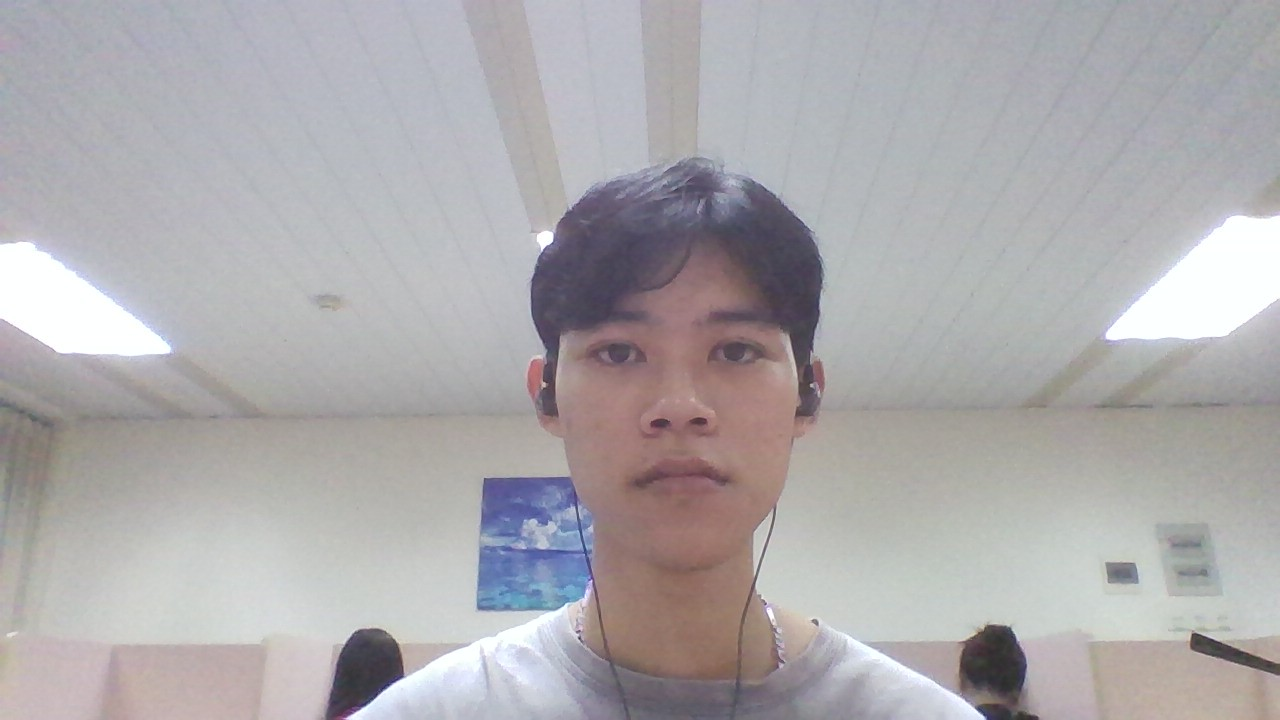
#> input picture arduino_mega/known_faces/minh.jpg, 1280 x 720 px; its folder holds only this picture in this run
$ python -i app.py   (imports and definitions only)
#> lines starting #> are read from the running program, lines starting #| are printed output that depends on the picture
# --------------------------------------------------------------
# app.py  –  Flask + OpenCV + Arduino Bridge (2FA THẬT SỰ)
# --------------------------------------------------------------
from flask import Flask, render_template, request, jsonify
import cv2
import numpy as np
import os
import threading
import time
import glob
import json
from datetime import datetime
import requests
from flask import session
import uuid
# [1 line not run here, left out]
KNOWN_FACES_DIR = "known_faces"
MAPPING_FILE = "user_mapping.json"
# [1 line not run here, left out]

# ==============================================================
# 1. TRẠNG THÁI HỆ THỐNG
# ==============================================================
status = {
    "fingerprint": "Chưa quét",
    "face":        "Chưa nhận diện",
    "door":        "Đóng",
    "last_log":    "",
    "users":       []
}

# ==============================================================
# 2. ÁNH XẠ: ID VÂN TAY → TÊN KHUÔN MẶT
# ==============================================================
USER_MAPPING = {}  # {fingerprint_id: name}

# [9 lines left out: function load_mapping, not called in this run]
# [1 line not run here, left out]

def save_mapping():
    with open(MAPPING_FILE, "w", encoding="utf-8") as f:
        json.dump(USER_MAPPING, f, ensure_ascii=False, indent=2)

# ==============================================================
# 3. BIẾN TOÀN CỤC
# ==============================================================
camera_window_active = False
cap = None
face_ok = False
current_fingerprint_id = None  # ID vân tay đang xác thực

# ==============================================================
# 4. TẢI DANH SÁCH NGƯỜI DÙNG
# ==============================================================
# [6 lines left out: function reload_users, not called in this run]
# [1 line not run here, left out]

# ==============================================================
# 5. SO SÁNH KHUÔN MẶT (ngưỡng 0.1)
# ==============================================================
def check_registered_face(gray_frame):
    small = cv2.resize(gray_frame, (100, 100))
    best_name = None
    best_score = 1.0

    for name in status["users"]:
        path = os.path.join(KNOWN_FACES_DIR, f"{name}.jpg")
        if not os.path.exists(path):
            continue
        tmpl = cv2.imread(path, 0)
        if tmpl is None:
            continue
        tmpl = cv2.resize(tmpl, (100, 100))

        # DÙNG SQDIFF: KHOẢNG CÁCH
        res = cv2.matchTemplate(small, tmpl, cv2.TM_SQDIFF_NORMED)
        min_val = np.min(res)  # LẤY GIÁ TRỊ NHỎ NHẤT
        print(f"[DEBUG] Khoảng cách {name}: {min_val:.3f}")

        if min_val < best_score:
            best_score = min_val
            best_name = name

    # NGƯỠNG: < 0.5 = ĐÚNG
    if best_score < 0.6:
        print(f"[THÀNH CÔNG] {best_name}: {best_score:.3f} < 0.5")
        return best_name

    print(f"[THẤT BẠI] Tốt nhất: {best_score:.3f} >= 0.5")
    return None
# ==============================================================
# 6. MỞ CAMERA
# ==============================================================
# [93 lines left out: functions open_face_camera, face_recognition_loop, send_to_arduino, close_camera, check_open_door, not called in this run]

# ==============================================================
# 10. GHI LOG
# ==============================================================
def log(msg):
    status["last_log"] = f"[{datetime.now().strftime('%H:%M:%S')}] {msg}"

# ==============================================================
# 11. GỬI LỆNH QUA BRIDGE
# ==============================================================
# [107 lines left out: functions send_to_arduino, reset_status, reset_if_new_session, index, fingerprint, register and 3 more, not called in this run]

# ---------- Trạng thái chung ----------
# [3 lines that did not run here, left out]

# [1 line that did not run here, left out]
# ==============================================================
# 13. CHẠY SERVER
# ==============================================================
# [2 lines not run here, left out]

>>> import cv2
>>> picture = cv2.imread('known_faces/minh.jpg', cv2.IMREAD_GRAYSCALE)
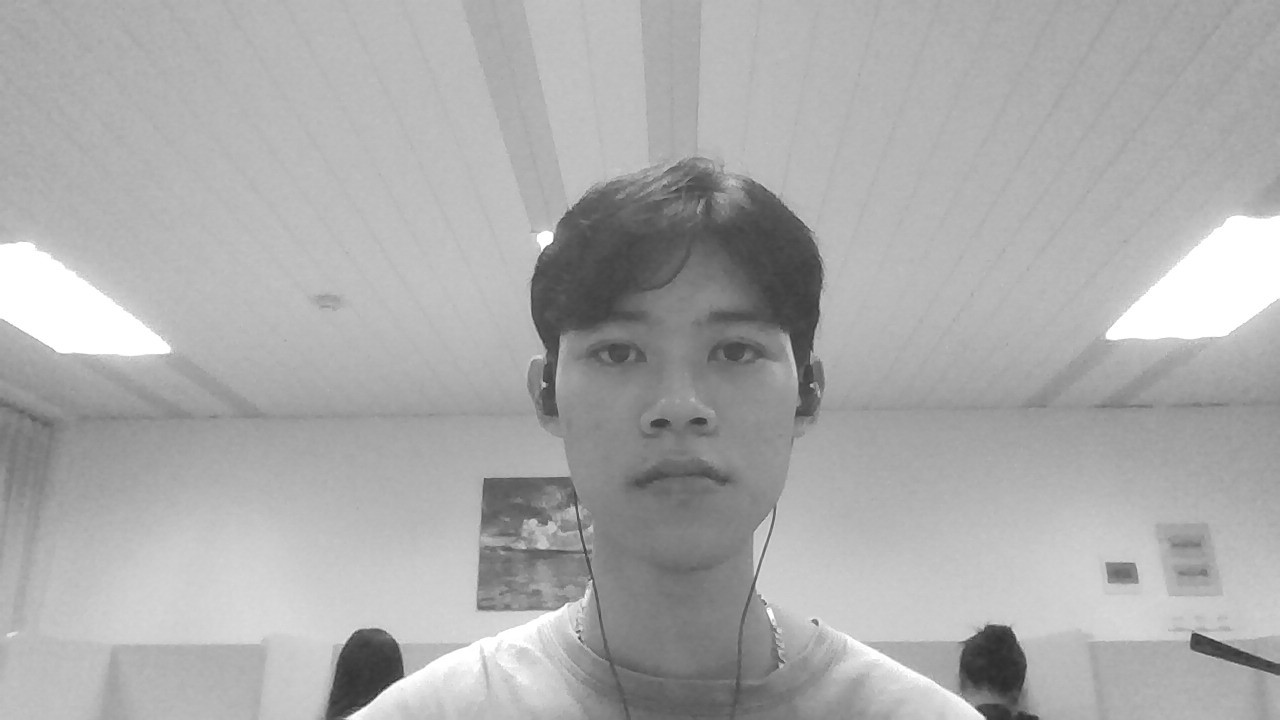
#> picture: shape (720, 1280); min 42, max 255, mean 171.7
>>> result = check_registered_face(picture)
#> in check_registered_face, `small = cv2.resize(gray_frame, (100, 100))`:
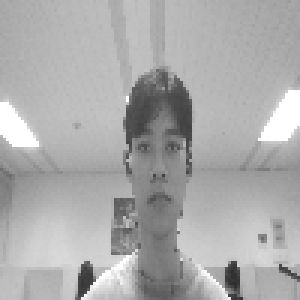
#> small: shape (100, 100) (shown 3 times larger); min 46, max 255, mean 171.5
